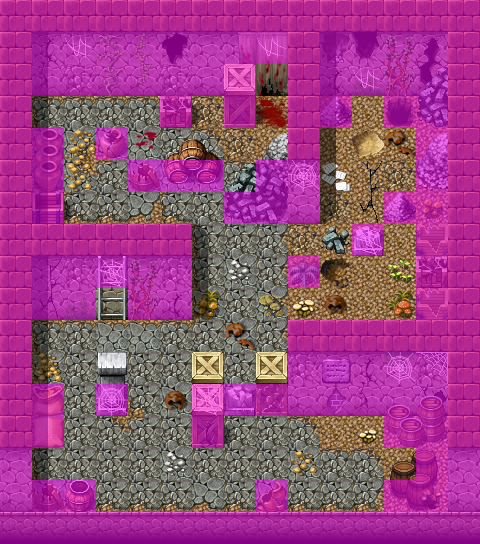

A level layout from a 2D game, rendered from its tile map. Below: a short description, then the map file with tile-grid data replaced by summaries:
An orthogonal 15x17 tile map with 32x32 px tiles, 4 tile layers (Ground, Objects, Above, Walkable), 60 tilesets and 3 objects (2x mapchange, key).

<map version="1.0" tiledversion="1.0.2" orientation="orthogonal" renderorder="right-down" width="15" height="17" tilewidth="32" tileheight="32" nextobjectid="4">
 <tileset firstgid="1" name="map_bed_1" tilewidth="32" tileheight="32" tilecount="128" columns="16">
  <image source="../drawable/map_bed_1.png" width="512" height="256" />
 </tileset>
 <tileset firstgid="129" name="map_border_1" tilewidth="32" tileheight="32" tilecount="128" columns="16">
  <image source="../drawable/map_border_1.png" width="512" height="256" />
 </tileset>
 <tileset firstgid="257" name="map_bridge_1" tilewidth="32" tileheight="32" tilecount="128" columns="16">
  <image source="../drawable/map_bridge_1.png" width="512" height="256" />
 </tileset>
 <tileset firstgid="385" name="map_bridge_2" tilewidth="32" tileheight="32" tilecount="128" columns="16">
  <image source="../drawable/map_bridge_2.png" width="512" height="256" />
 </tileset>
 <tileset firstgid="513" name="map_broken_1" tilewidth="32" tileheight="32" tilecount="128" columns="16">
  <image source="../drawable/map_broken_1.png" width="512" height="256" />
 </tileset>
 <tileset firstgid="641" name="map_cavewall_1" tilewidth="32" tileheight="32" tilecount="108" columns="18">
  <image source="../drawable/map_cavewall_1.png" width="576" height="192" />
 </tileset>
 <tileset firstgid="749" name="map_cavewall_2" tilewidth="32" tileheight="32" tilecount="108" columns="18">
  <image source="../drawable/map_cavewall_2.png" width="576" height="192" />
 </tileset>
 <tileset firstgid="857" name="map_cavewall_3" tilewidth="32" tileheight="32" tilecount="108" columns="18">
  <image source="../drawable/map_cavewall_3.png" width="576" height="192" />
 </tileset>
 <tileset firstgid="965" name="map_cavewall_4" tilewidth="32" tileheight="32" tilecount="108" columns="18">
  <image source="../drawable/map_cavewall_4.png" width="576" height="192" />
 </tileset>
 <tileset firstgid="1073" name="map_chair_table_1" tilewidth="32" tileheight="32" tilecount="128" columns="16">
  <image source="../drawable/map_chair_table_1.png" width="512" height="256" />
 </tileset>
 <tileset firstgid="1201" name="map_chair_table_2" tilewidth="32" tileheight="32" tilecount="128" columns="16">
  <image source="../drawable/map_chair_table_2.png" width="512" height="256" />
 </tileset>
 <tileset firstgid="1329" name="map_crate_1" tilewidth="32" tileheight="32" tilecount="128" columns="16">
  <image source="../drawable/map_crate_1.png" width="512" height="256" />
 </tileset>
 <tileset firstgid="1457" name="map_cupboard_1" tilewidth="32" tileheight="32" tilecount="128" columns="16">
  <image source="../drawable/map_cupboard_1.png" width="512" height="256" />
 </tileset>
 <tileset firstgid="1585" name="map_curtain_1" tilewidth="32" tileheight="32" tilecount="128" columns="16">
  <image source="../drawable/map_curtain_1.png" width="512" height="256" />
 </tileset>
 <tileset firstgid="1713" name="map_entrance_1" tilewidth="32" tileheight="32" tilecount="128" columns="16">
  <image source="../drawable/map_entrance_1.png" width="512" height="256" />
 </tileset>
 <tileset firstgid="1841" name="map_entrance_2" tilewidth="32" tileheight="32" tilecount="128" columns="16">
  <image source="../drawable/map_entrance_2.png" width="512" height="256" />
 </tileset>
 <tileset firstgid="1969" name="map_fence_1" tilewidth="32" tileheight="32" tilecount="128" columns="16">
  <image source="../drawable/map_fence_1.png" width="512" height="256" />
 </tileset>
 <tileset firstgid="2097" name="map_fence_2" tilewidth="32" tileheight="32" tilecount="128" columns="16">
  <image source="../drawable/map_fence_2.png" width="512" height="256" />
 </tileset>
 <tileset firstgid="2225" name="map_fence_3" tilewidth="32" tileheight="32" tilecount="128" columns="16">
  <image source="../drawable/map_fence_3.png" width="512" height="256" />
 </tileset>
 <tileset firstgid="2353" name="map_fence_4" tilewidth="32" tileheight="32" tilecount="128" columns="16">
  <image source="../drawable/map_fence_4.png" width="512" height="256" />
 </tileset>
 <tileset firstgid="2481" name="map_ground_1" tilewidth="32" tileheight="32" tilecount="128" columns="16">
  <image source="../drawable/map_ground_1.png" width="512" height="256" />
 </tileset>
 <tileset firstgid="2609" name="map_ground_2" tilewidth="32" tileheight="32" tilecount="128" columns="16">
  <image source="../drawable/map_ground_2.png" width="512" height="256" />
 </tileset>
 <tileset firstgid="2737" name="map_ground_3" tilewidth="32" tileheight="32" tilecount="128" columns="16">
  <image source="../drawable/map_ground_3.png" width="512" height="256" />
 </tileset>
 <tileset firstgid="2865" name="map_ground_4" tilewidth="32" tileheight="32" tilecount="128" columns="16">
  <image source="../drawable/map_ground_4.png" width="512" height="256" />
 </tileset>
 <tileset firstgid="2993" name="map_ground_5" tilewidth="32" tileheight="32" tilecount="128" columns="16">
  <image source="../drawable/map_ground_5.png" width="512" height="256" />
 </tileset>
 <tileset firstgid="3121" name="map_ground_6" tilewidth="32" tileheight="32" tilecount="128" columns="16">
  <image source="../drawable/map_ground_6.png" width="512" height="256" />
 </tileset>
 <tileset firstgid="3249" name="map_ground_7" tilewidth="32" tileheight="32" tilecount="128" columns="16">
  <image source="../drawable/map_ground_7.png" width="512" height="256" />
 </tileset>
 <tileset firstgid="3377" name="map_ground_8" tilewidth="32" tileheight="32" tilecount="128" columns="16">
  <image source="../drawable/map_ground_8.png" width="512" height="256" />
 </tileset>
 <tileset firstgid="3505" name="map_house_1" tilewidth="32" tileheight="32" tilecount="128" columns="16">
  <image source="../drawable/map_house_1.png" width="512" height="256" />
 </tileset>
 <tileset firstgid="3633" name="map_house_2" tilewidth="32" tileheight="32" tilecount="128" columns="16">
  <image source="../drawable/map_house_2.png" width="512" height="256" />
 </tileset>
 <tileset firstgid="3761" name="map_indoor_1" tilewidth="32" tileheight="32" tilecount="128" columns="16">
  <image source="../drawable/map_indoor_1.png" width="512" height="256" />
 </tileset>
 <tileset firstgid="3889" name="map_indoor_2" tilewidth="32" tileheight="32" tilecount="128" columns="16">
  <image source="../drawable/map_indoor_2.png" width="512" height="256" />
 </tileset>
 <tileset firstgid="4017" name="map_kitchen_1" tilewidth="32" tileheight="32" tilecount="128" columns="16">
  <image source="../drawable/map_kitchen_1.png" width="512" height="256" />
 </tileset>
 <tileset firstgid="4145" name="map_outdoor_1" tilewidth="32" tileheight="32" tilecount="128" columns="16">
  <image source="../drawable/map_outdoor_1.png" width="512" height="256" />
 </tileset>
 <tileset firstgid="4273" name="map_pillar_1" tilewidth="32" tileheight="32" tilecount="128" columns="16">
  <image source="../drawable/map_pillar_1.png" width="512" height="256" />
 </tileset>
 <tileset firstgid="4401" name="map_pillar_2" tilewidth="32" tileheight="32" tilecount="128" columns="16">
  <image source="../drawable/map_pillar_2.png" width="512" height="256" />
 </tileset>
 <tileset firstgid="4529" name="map_plant_1" tilewidth="32" tileheight="32" tilecount="128" columns="16">
  <image source="../drawable/map_plant_1.png" width="512" height="256" />
 </tileset>
 <tileset firstgid="4657" name="map_plant_2" tilewidth="32" tileheight="32" tilecount="128" columns="16">
  <image source="../drawable/map_plant_2.png" width="512" height="256" />
 </tileset>
 <tileset firstgid="4785" name="map_rock_1" tilewidth="32" tileheight="32" tilecount="128" columns="16">
  <image source="../drawable/map_rock_1.png" width="512" height="256" />
 </tileset>
 <tileset firstgid="4913" name="map_rock_2" tilewidth="32" tileheight="32" tilecount="128" columns="16">
  <image source="../drawable/map_rock_2.png" width="512" height="256" />
 </tileset>
 <tileset firstgid="5041" name="map_roof_1" tilewidth="32" tileheight="32" tilecount="128" columns="16">
  <image source="../drawable/map_roof_1.png" width="512" height="256" />
 </tileset>
 <tileset firstgid="5169" name="map_roof_2" tilewidth="32" tileheight="32" tilecount="128" columns="16">
  <image source="../drawable/map_roof_2.png" width="512" height="256" />
 </tileset>
 <tileset firstgid="5297" name="map_roof_3" tilewidth="32" tileheight="32" tilecount="128" columns="16">
  <image source="../drawable/map_roof_3.png" width="512" height="256" />
 </tileset>
 <tileset firstgid="5425" name="map_shop_1" tilewidth="32" tileheight="32" tilecount="128" columns="16">
  <image source="../drawable/map_shop_1.png" width="512" height="256" />
 </tileset>
 <tileset firstgid="5553" name="map_sign_ladder_1" tilewidth="32" tileheight="32" tilecount="128" columns="16">
  <image source="../drawable/map_sign_ladder_1.png" width="512" height="256" />
 </tileset>
 <tileset firstgid="5681" name="map_table_1" tilewidth="32" tileheight="32" tilecount="128" columns="16">
  <image source="../drawable/map_table_1.png" width="512" height="256" />
 </tileset>
 <tileset firstgid="5809" name="map_trail_1" tilewidth="32" tileheight="32" tilecount="128" columns="16">
  <image source="../drawable/map_trail_1.png" width="512" height="256" />
 </tileset>
 <tileset firstgid="5937" name="map_transition_1" tilewidth="32" tileheight="32" tilecount="128" columns="16">
  <image source="../drawable/map_transition_1.png" width="512" height="256" />
 </tileset>
 <tileset firstgid="6065" name="map_transition_2" tilewidth="32" tileheight="32" tilecount="128" columns="16">
  <image source="../drawable/map_transition_2.png" width="512" height="256" />
 </tileset>
 <tileset firstgid="6193" name="map_transition_3" tilewidth="32" tileheight="32" tilecount="128" columns="16">
  <image source="../drawable/map_transition_3.png" width="512" height="256" />
 </tileset>
 <tileset firstgid="6321" name="map_transition_4" tilewidth="32" tileheight="32" tilecount="128" columns="16">
  <image source="../drawable/map_transition_4.png" width="512" height="256" />
 </tileset>
 <tileset firstgid="6449" name="map_transition_5" tilewidth="32" tileheight="32" tilecount="128" columns="16">
  <image source="../drawable/map_transition_5.png" width="512" height="256" />
 </tileset>
 <tileset firstgid="6577" name="map_tree_1" tilewidth="32" tileheight="32" tilecount="128" columns="16">
  <image source="../drawable/map_tree_1.png" width="512" height="256" />
 </tileset>
 <tileset firstgid="6705" name="map_tree_2" tilewidth="32" tileheight="32" tilecount="128" columns="16">
  <image source="../drawable/map_tree_2.png" width="512" height="256" />
 </tileset>
 <tileset firstgid="6833" name="map_wall_1" tilewidth="32" tileheight="32" tilecount="128" columns="16">
  <image source="../drawable/map_wall_1.png" width="512" height="256" />
 </tileset>
 <tileset firstgid="6961" name="map_wall_2" tilewidth="32" tileheight="32" tilecount="120" columns="15">
  <image source="../drawable/map_wall_2.png" width="480" height="256" />
 </tileset>
 <tileset firstgid="7081" name="map_wall_3" tilewidth="32" tileheight="32" tilecount="120" columns="15">
  <image source="../drawable/map_wall_3.png" width="480" height="256" />
 </tileset>
 <tileset firstgid="7201" name="map_wall_4" tilewidth="32" tileheight="32" tilecount="120" columns="15">
  <image source="../drawable/map_wall_4.png" width="480" height="256" />
 </tileset>
 <tileset firstgid="7321" name="map_window_1" tilewidth="32" tileheight="32" tilecount="128" columns="16">
  <image source="../drawable/map_window_1.png" width="512" height="256" />
 </tileset>
 <tileset firstgid="7449" name="map_window_2" tilewidth="32" tileheight="32" tilecount="128" columns="16">
  <image source="../drawable/map_window_2.png" width="512" height="256" />
 </tileset>
 <layer name="Ground" width="15" height="17">
  <data>[255 cells, 255 non-empty, 23 distinct tile ids]</data>
 </layer>
 <layer name="Objects" width="15" height="17">
  <data>[255 cells, 161 non-empty, 75 distinct tile ids]</data>
 </layer>
 <layer name="Above" width="15" height="17">
  <data>[255 cells, 50 non-empty, 20 distinct tile ids]</data>
 </layer>
 <layer name="Walkable" width="15" height="17">
  <data>[255 cells, 157 non-empty, 1 distinct tile ids]</data>
 </layer>
 <objectgroup name="Mapevents">
  <object id="1" name="north" type="mapchange" x="256" y="64" width="32" height="32">
   <properties>
    <property name="map" value="stoutford_cellar2" />
    <property name="place" value="south" />
   </properties>
  </object>
  <object id="2" name="up" type="mapchange" x="96" y="288" width="32" height="32">
   <properties>
    <property name="map" value="stoutford_derelict" />
    <property name="place" value="down" />
   </properties>
  </object>
 </objectgroup>
 <objectgroup name="Spawn" />
 <objectgroup name="Keys">
  <object id="3" name="rumblings:50" type="key" x="256" y="64" width="32" height="32">
   <properties>
    <property name="phrase" value="stoutford_cellar_locked_key" />
    <property name="requireId" value="rumblings" />
    <property name="requireType" value="questProgress" />
    <property name="requireValue" value="50" />
   </properties>
  </object>
 </objectgroup>
</map>
